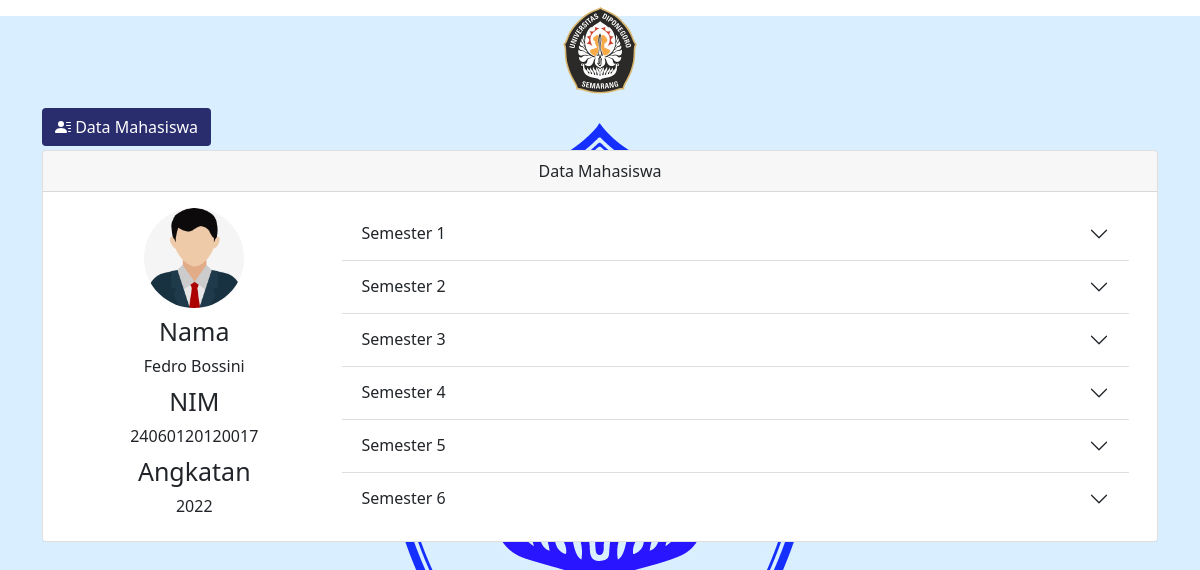
Screenshot of /Dosen/datamahasiswa.php?NIM=24060120120017 (signed in) with the database file from the repository.
### tables this page shows
CREATE TABLE `mahasiswa` (
  `NIM` bigint(200) NOT NULL,
  `nama_mhs` varchar(50) NOT NULL,
  `no_hp_mhs` varchar(15) NOT NULL,
  `angkatan` varchar(4) NOT NULL,
  `jalur_masuk` varchar(10) NOT NULL,
  `email_mhs` varchar(50) NOT NULL,
  `password_mhs` varchar(20) NOT NULL,
  `alamat_mhs` varchar(100) NOT NULL,
  `status_mhs` varchar(15) NOT NULL
);

### Dosen/datamahasiswa.php (the view, shortened to what this page needs)
<?php
require '../db_connect.php';
if (isset($_GET['NIM'])) {
    $nimmhs = $_GET['NIM'];
}
$sql = mysqli_query($koneksi, "SELECT * FROM mahasiswa WHERE NIM='$nimmhs'");
$result = mysqli_fetch_array($sql);
?>
<!DOCTYPE html>
<html lang="en">
<head>
    <link rel="stylesheet" href="https://stackpath.bootstrapcdn.com/bootstrap/5.0.0-alpha2/css/bootstrap.min.css">
    <link href="https://cdn.jsdelivr.net/npm/bootstrap@5.0.2/dist/css/bootstrap.min.css" rel="stylesheet">
</head>
<body>
    <div class="foto text-center">
        <img src="logoundip.png" alt="" class=" logo" width="100px">
    </div>
    <section class="p-1 my-container ">
        <div class="container m-p-0">
            <button class="btn my-1 font-weight-bold" id="menu-btn"> Data Mahasiswa
            </button>
            <div class="card">
                <div class="card-header text-center font-weight-bold">Data Mahasiswa</div>
                <div class="card-body text-center">
                    <div class="container text-center">
                        <div class="row">
                            <div class="col-sm-3">
                                <div class="profile text-center">
                                    <img src="foto.jpg" alt="" class="rounded-circle" width="100px">
                                </div>
                                <div class="keterangan">
                                    <h5 class="mt-2">Nama</h5>
                                    <?php
                                    echo $result['nama_mhs']
                                    ?>
                                    <h5 class="m-2">NIM</h5>
                                    <?php
                                    echo $result['NIM'];
                                    ?>
                                    <h5 class="m-2">Angkatan</h5>
                                    <?php
                                    echo $result['angkatan'];
                                    ?>
                                </div>
                            </div>
                            <div class="col-md">
                                <div class="accordion accordion-flush" id="accordionFlushExample">
                                    <div class="accordion-item">
                                        <h2 class="accordion-header" id="flush-headingOne">
                                            <button class="accordion-button collapsed" type="button" data-bs-toggle="collapse" data-bs-target="#flush-collapseOne" aria-expanded="false" aria-controls="flush-collapseOne">
                                                Semester 1
                                            </button>
                                        </h2>
                                    </div>
                                    <div class="accordion-item">
                                        <h2 class="accordion-header" id="flush-headingTwo">
                                            <button class="accordion-button collapsed" type="button" data-bs-toggle="collapse" data-bs-target="#flush-collapseTwo" aria-expanded="false" aria-controls="flush-collapseTwo">
                                                Semester 2
                                            </button>
                                        </h2>
                                    </div>
                                    <div class="accordion-item">
                                        <h2 class="accordion-header" id="flush-headingThree">
                                            <button class="accordion-button collapsed" type="button" data-bs-toggle="collapse" data-bs-target="#flush-collapseThree" aria-expanded="false" aria-controls="flush-collapseThree">
                                                Semester 3
                                            </button>
                                        </h2>
                                    </div>
                                    <div class="accordion-item">
                                        <h2 class="accordion-header" id="flush-headingFour">
                                            <button class="accordion-button collapsed" type="button" data-bs-toggle="collapse" data-bs-target="#flush-collapseFour" aria-expanded="false" aria-controls="flush-collapseFour">
                                                Semester 4
                                            </button>
                                        </h2>
                                    </div>
                                    <div class="accordion-item">
                                        <h2 class="accordion-header" id="flush-headingFive">
                                            <button class="accordion-button collapsed" type="button" data-bs-toggle="collapse" data-bs-target="#flush-collapseFive" aria-expanded="false" aria-controls="flush-collapseFive">
                                                Semester 5
                                            </button>
                                        </h2>
                                    </div>
                                    <div class="accordion-item">
                                        <h2 class="accordion-header" id="flush-headingSix">
                                            <button class="accordion-button collapsed" type="button" data-bs-toggle="collapse" data-bs-target="#flush-collapseSix" aria-expanded="false" aria-controls="flush-collapseSix">
                                                Semester 6
                                            </button>
                                        </h2>
                                    </div>
                                </div>
                            </div>
                        </div>
    </section>
</body>
</html>

### Dosen/datamahasiswa.php (style rules this page uses)
* { margin: 0; }
body { min-height: 100vh; background-image: url('dips.jpg'); background-repeat: no-repeat; background-attachment: fixed; background-position: center; }
.my-container { transition: 0.4s; }
h5 { font-size: 25px; }
#menu-btn { background-color: #292C6D; color: #fff; }

### rows the page displays
mahasiswa: nama_mhs "Fedro Bossini", NIM "24060120120017", angkatan "2022"
